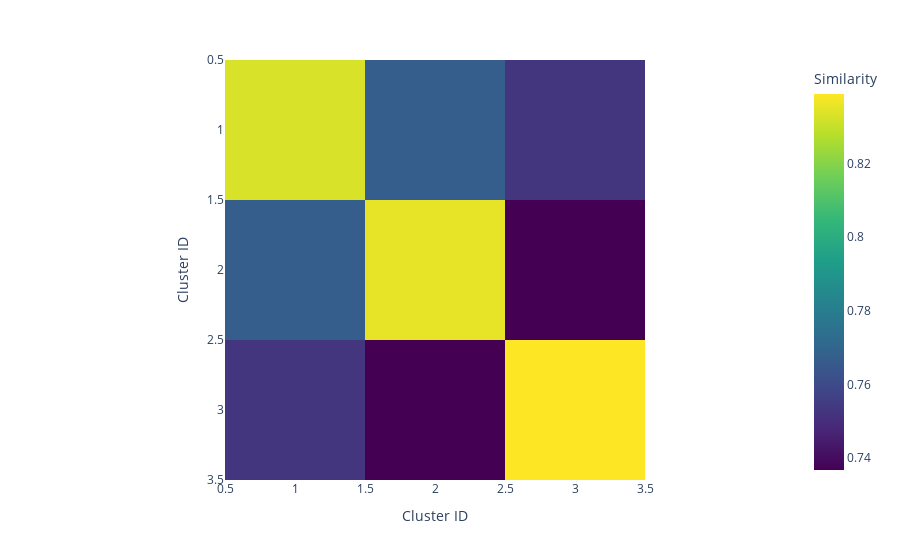

The cell this chart's notebook holds for it:
### Code cell
# クラスタid列
cluster_ids = [1, 2, 3]
cluster_to_point = {1: [0, 1, 2], 2: [3, 4, 5], 3: [6, 7, 8]}

# ２次元配列
point_ids = [cluster_to_point[cid] for cid in cluster_ids]

X = np.random.rand(100, 300)  # ダミーデータ

# クラスタ間の類似度計算

similarity_matrix = np.zeros((len(cluster_ids), len(cluster_ids)))
for i, cid1 in enumerate(cluster_ids):
    for j, cid2 in enumerate(cluster_ids):
        points1 = X[:, cluster_to_point[cid1]]
        points2 = X[:, cluster_to_point[cid2]]
        # ここで類似度計算を行う（例: コサイン類似度など）
        similarity = np.dot(points1.T, points2) / (np.linalg.norm(points1, axis=0)[:, None] * np.linalg.norm(points2, axis=0)[None, :])
        similarity_matrix[i, j] = np.mean(similarity)
print("クラスタ間の類似度行列:")
print(similarity_matrix)

# Heatmap
import plotly.express as px
fig = px.imshow(similarity_matrix,
                labels=dict(x="Cluster ID", y="Cluster ID", color="Similarity"),
                x=cluster_ids,
                y=cluster_ids,
                color_continuous_scale='Viridis')
fig.show()

### Figure 1 — Plotly figure (JSON) as saved in the notebook; plotly's stock layout.template omitted (floating-point values rounded to 4 significant figures)
{"data": [{"coloraxis": "coloraxis", "hovertemplate": "Cluster ID: %{x}<br>Cluster ID: %{y}<br>Similarity: %{z}<extra></extra>", "name": "0", "type": "heatmap", "x": [1, 2, 3], "xaxis": "x", "y": [1, 2, 3], "yaxis": "y", "z": [[0.8331, 0.7672, 0.7526], [0.7672, 0.8355, 0.7367], [0.7526, 0.7367, 0.8389]]}], "layout": {"coloraxis": {"colorbar": {"title": {"text": "Similarity"}}, "colorscale": [[0, "#440154"], [0.1111, "#482878"], [0.2222, "#3e4989"], [0.3333, "#31688e"], [0.4444, "#26828e"], [0.5556, "#1f9e89"], [0.6667, "#35b779"], [0.7778, "#6ece58"], [0.8889, "#b5de2b"], [1, "#fde725"]]}, "margin": {"t": 60}, "xaxis": {"anchor": "y", "constrain": "domain", "domain": [0, 1], "scaleanchor": "y", "title": {"text": "Cluster ID"}}, "yaxis": {"anchor": "x", "autorange": "reversed", "constrain": "domain", "domain": [0, 1], "title": {"text": "Cluster ID"}}}}
